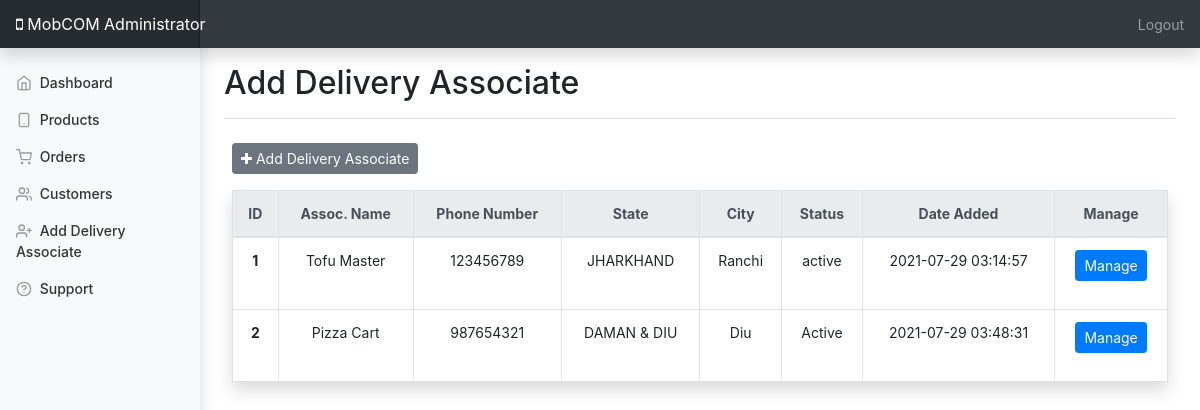
/admin/dashboard/delivery.php (signed in), run on the app's committed database.
### tables this page shows
CREATE TABLE `delivery_master` (
  `deli_id` int(11) NOT NULL,
  `deli_name` varchar(255) NOT NULL,
  `deli_phone` int(11) NOT NULL,
  `deli_password` varchar(255) NOT NULL,
  `state_id` int(11) NOT NULL,
  `city_id` int(11) NOT NULL,
  `deli_status` varchar(25) NOT NULL,
  `date_added` datetime NOT NULL DEFAULT current_timestamp()
);

CREATE TABLE `state_master` (
  `state_id` int(11) NOT NULL,
  `state_name` varchar(50) NOT NULL
);

CREATE TABLE `cities_master` (
  `city_id` int(11) NOT NULL,
  `city_name` varchar(255) NOT NULL,
  `state_id` int(11) NOT NULL
);

### admin/dashboard/delivery.php (shortened to what this page needs)
<!doctype html>
<html lang="en">
<head>
    <?php
    require('../admin-modules/header.php');
    ?>
</head>
<body>
    <?php
    require('../admin-modules/navbar.php');
    ?>
    <div class="container-fluid">
        <div class="row">
            <?php
            require('../admin-modules/sidebar.php');
            ?>
            <main role="main" class="col-md-9 ml-sm-auto col-lg-10 px-md-4">
                <div class="d-flex justify-content-between flex-wrap flex-md-nowrap align-items-center pt-3 pb-2 mb-3 border-bottom">
                    <h1 class="h2">Add Delivery Associate</h1>
                </div>
                <div class="container-fluid p-2">
                    <button type="button" class="btn btn-secondary btn-sm mb-3" data-toggle="modal" data-target="#addDelivery">
                        <i class="fa fa-plus" aria-hidden="true"></i>
                        Add Delivery Associate
                    </button>
                    <?php
                    require('../admin-modules/add-delivery.php');
                    ?>
                    <table class="table table-hover table-bordered table-responsive-sm shadow" data-toggle="table" data-pagination="true" data-search="true" data-advanced-search="true" data-id-table="advancedTable">
                        <thead class="text-center thead-light">
                            <tr>
                                <th data-sortable="true" scope="col">ID</th>
                                <th data-sortable="true" data-field="<?php $row->deli_name ?>" scope="col">Assoc. Name</th>
                                <th data-sortable="true" data-field="<?php $row->deli_phone ?>" scope="col">Phone Number</th>
                                <th data-sortable="true" data-field="<?php $row->state_name ?>" scope="col">State</th>
                                <th data-sortable="true" data-field="<?php $row->city_name ?>" scope="col">City</th>
                                <th data-sortable="true" data-field="<?php $row->Deli_status ?>" scope="col">Status</th>
                                <th data-sortable="true" data-field="<?php $row->Deli_status ?>" scope="col">Date Added</th>
                                <th scope="col">Manage</th>
                            </tr>
                        </thead>
                        <tbody class="text-center">
                            <?php
                            $query = "SELECT `delivery_master`.*, `state_master`.*, `cities_master`.*
                                      FROM `delivery_master`, `state_master`, `cities_master`
                                      WHERE `delivery_master`.`state_id` = `state_master`.`state_id`
                                      AND `delivery_master`.`city_id` = `cities_master`.`city_id`";
                            $res = mysqli_query($conn, $query);
                            while ($row = mysqli_fetch_object($res)) {
                                $json = json_encode($row);
                                echo "
                                <tr class='edit' data-json='$json'>
                                    <th scope='row'>$row->deli_id</th>
                                    <td>$row->deli_name</td>
                                    <td>$row->deli_phone</td>
                                    <td>$row->state_name</td>
                                    <td>$row->city_name</td>
                                    <td>$row->deli_status</td>
                                    <td>$row->date_added</td>
                                    <td class='align-middle'>
                                        <button id='edit' type='button' class='btn btn-primary btn-sm mb-3'>Manage</button>
                                    </td>
                                </tr>
                                ";
                            }
                            ?>
                        </tbody>
                    </table>
                </div>
            </main>
        </div>
    </div>
</body>
</html>

### admin/dashboard/dashboard.css (style rules this page uses)
body { font-size: .875rem; }

### data on the page
delivery_master: deli_id "1", deli_name "Tofu Master", deli_phone "123456789", state.state_name "JHARKHAND", city.city_name "Ranchi", deli_status "active", date_added "2021-07-29 03:14:57"
delivery_master: deli_id "2", deli_name "Pizza Cart", deli_phone "987654321", state.state_name "DAMAN & DIU", city.city_name "Diu", deli_status "Active", date_added "2021-07-29 03:48:31"
